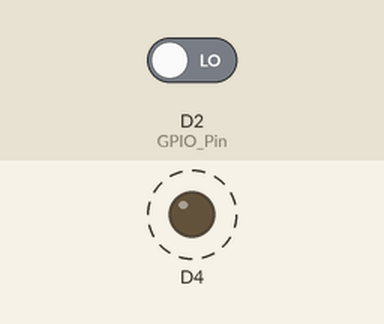
Simulated run of this sketch. Board: ESP8266 (NodeMCU). On the bench: output pins drawn as LEDs (lit = HIGH). Dashed ring = blinking. The inputs (shaded band) are chosen by the test bench; at power-on: D2 (GPIO_Pin) LOW. What the sketch prints to the serial monitor is not drawn.

Above: at 1.2 s.
1.3 s: D2 (GPIO_Pin) driven HIGH
Timing chart, 0 to 9.5 s (numbered marks = the images above; inputs shaded):
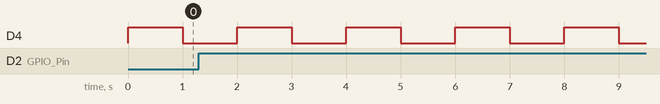

Measured:
- by itself, D4: alternates HIGH for 1.0 s and LOW for 1.0 s

The sketch:

arduino_nodemcu_interrupt_test.ino
```cpp
#include <Bounce2.h> // Used for "debouncing" the pushbutton

uint8_t GPIO_Pin = D2;
byte state = HIGH;
// Initialise the Pushbutton Bouncer object
Bounce bouncer = Bounce();

void setup() {
 Serial.begin(2000000);
 pinMode(D4, OUTPUT);
 attachInterrupt(digitalPinToInterrupt(GPIO_Pin), IntCallback, RISING);
   // Setup pushbutton Bouncer object
  bouncer.attach(GPIO_Pin);
  bouncer.interval(5);
}

void loop() {
  Serial.println("Loop Running");
  if(bouncer.rose())
  {
    Serial.print("In Loop Button Rose @ Stamp(ms): ");
    Serial.println(millis());
  }
  digitalWrite(D4, state);
  delay(1000);
  state = !state;
}

void IntCallback(){
  // Update button state
  // This needs to be called so that the Bouncer object can check if the button has been pressed
    bouncer.update();
        Serial.print("Button Rose @ Stamp(ms): ");
    Serial.println(millis());
}
```
